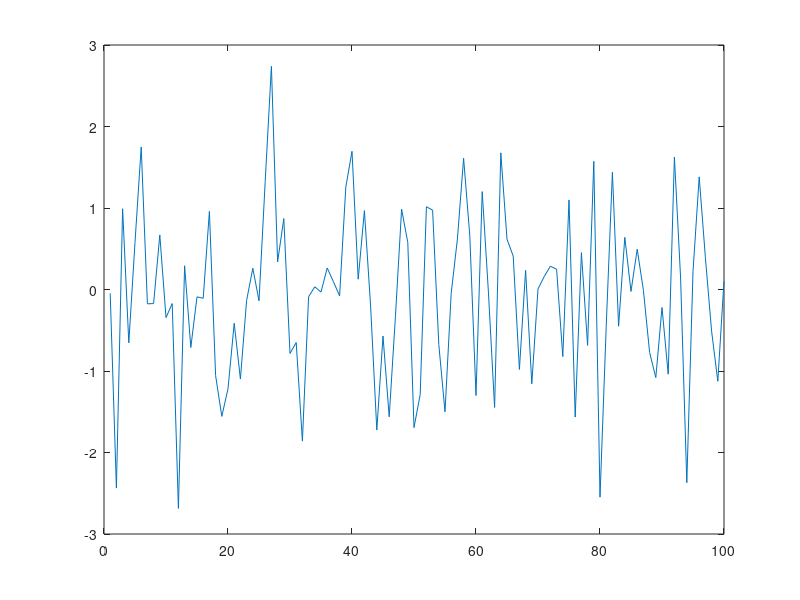
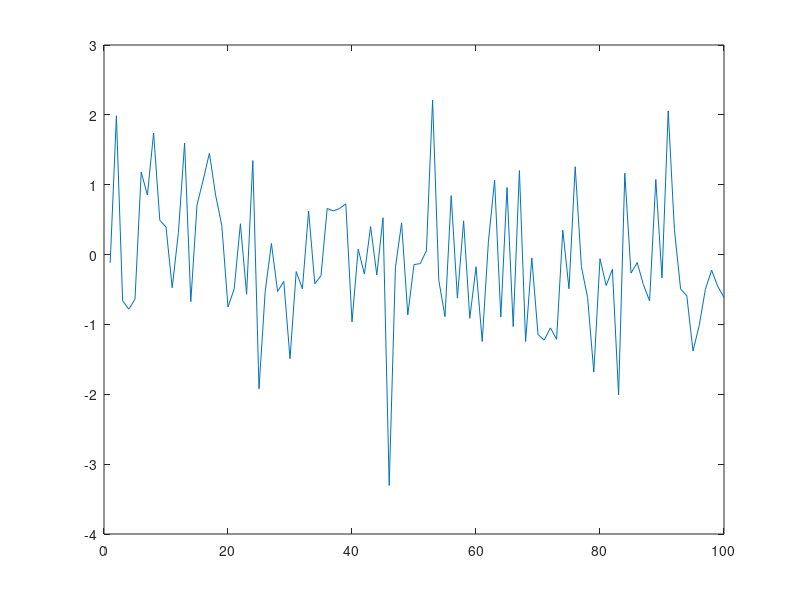

These charts were generated, in order, by the following MATLAB code:
%% =========== BLIJF VAN HET ONDERSTAANDE CODE COMMENTAAR AF! =============
%                    |f1732ae4e0aa6f629aade03b3e62f226|
%                            1811231301
%
% LEES DE VOLGENDE REGELS:
%
% 1 -   De volgende AANGEMAAKTE onderdelen mag je NIET aanpassen:
%                           A: Bestandsnamen
%                           B: Commentaar bij de code
%                           C: Folders en folderstructuur
%       Doe je dat toch dan krijg je GEEN punten voor deze opdracht.
% 2 -   Als dit bestand niet uit te voeren valt, bijvoorbeeld doordat je
%       tijdens het uitvoeren een foutmelding krijgt, krijg je GEEN punten!
% 3 -   Elke variabele waar 'NaN' aan is toegekend moet JIJ bewerken.
% 4 -   Je maakt de opdracht in dit bestand. Vul het bestand alleen aan met
%       voor de opdracht nuttige code. Doe je dit niet, dan kan dat een
%       vermindering van het te verdienen aantal punten tot gevolg hebben.
% 5 -   Door JOU geschreven commentaarregels (met %% of %) worden niet
%       door ons gelezen of gebruikt. 
% 6 -   Matlab is case-sensitive (hoofdlettergevoelig). De 
%       variabelen: 'aa', 'aA', 'Aa' en 'AA' zijn allemaal verschillend. 
%       Let dus goed op!
% 7 -   Als je programma een eeuwige-lus bevat (lees: nooit stopt met
%       uitvoeren) krijg je GEEN punten.
% 
% Opdrachtbeschrijving:
% Deze opdracht bestaat uit het schrijven/aanvullen van een SCRIPT. De
% specifieke opdracht staat hieronder.
%
% LET OP!
% Exacte naamgeving is heel belangrijk! Merk bv. het verschil op tussen
% de twee variabelen: 'mekker' en de variabele 'Mekker'. Matlab maakt dus 
% onderscheid tussen kleine letters en hoofdletters.
%
%% =========== BLIJF VAN HET BOVENSTAANDE CODE COMMENTAAR AF! =============
 
%% Opdracht 4
% Zie onderstaande code. Plot de twee signalen in hun eigen figure.

signaal1 = randn(1,100);
signaal2 = randn(1,100);

figure(1)
plot(signaal1)
figure(2)
plot(signaal2)
